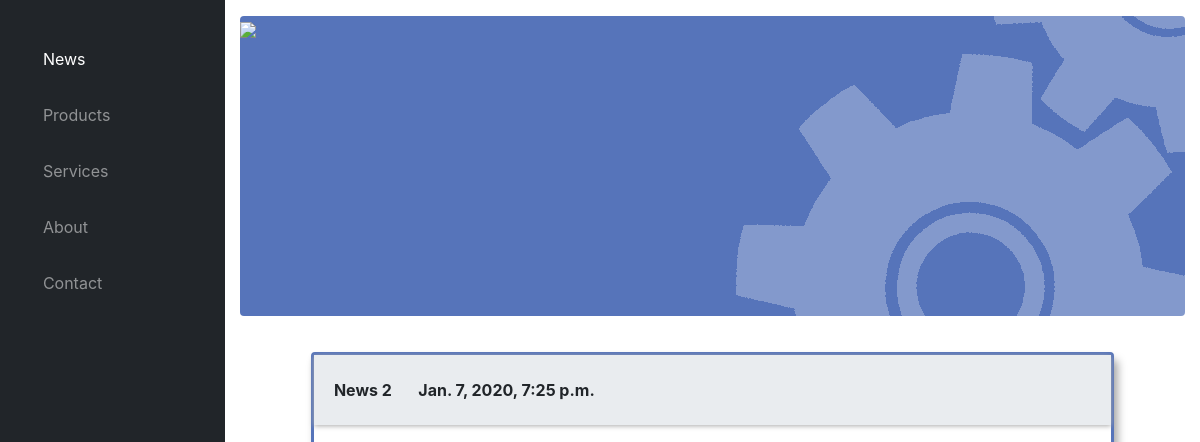
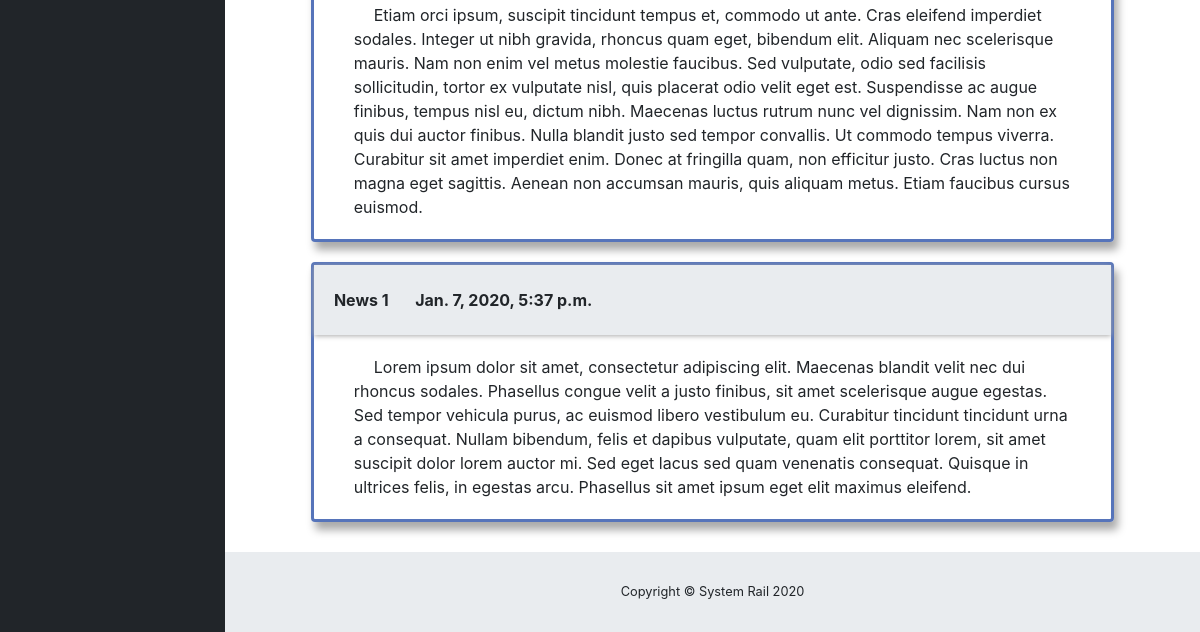
Page /systemrail/ on the earlier database version (2 pictures, top to bottom).
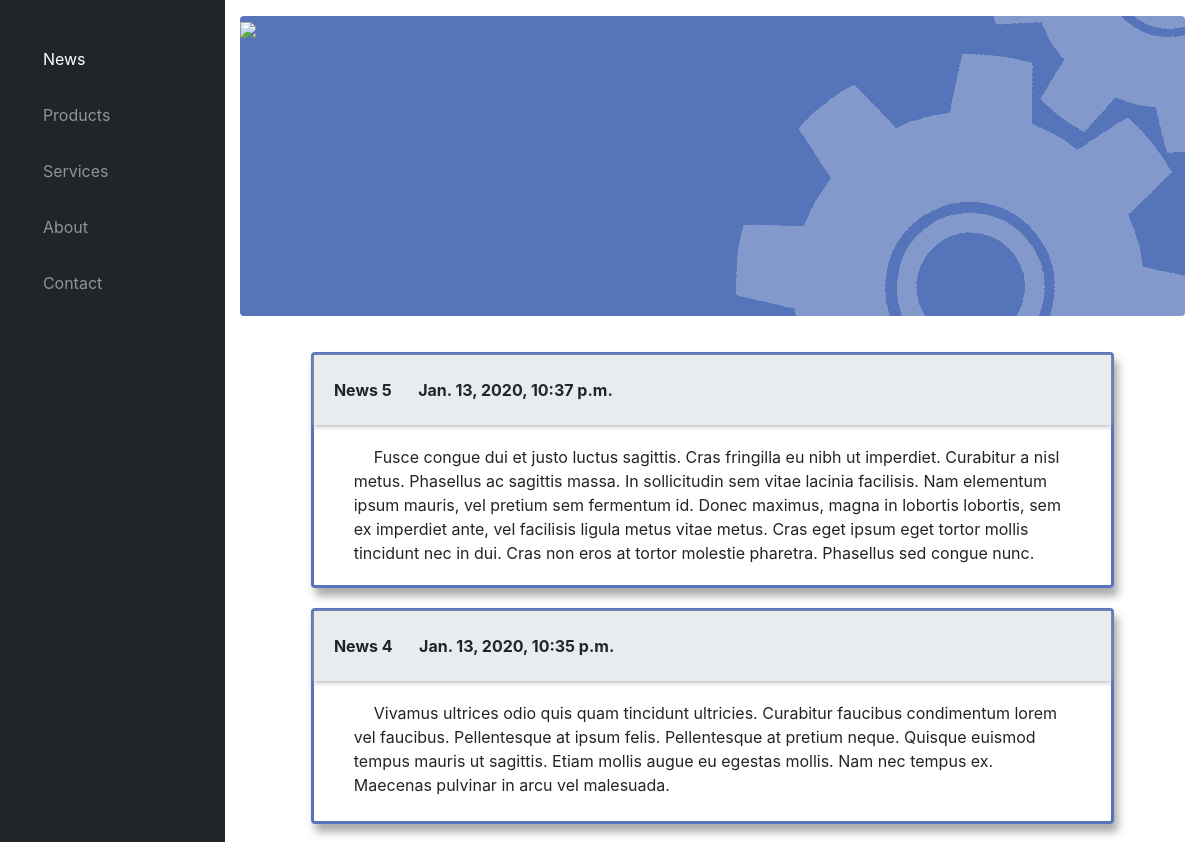
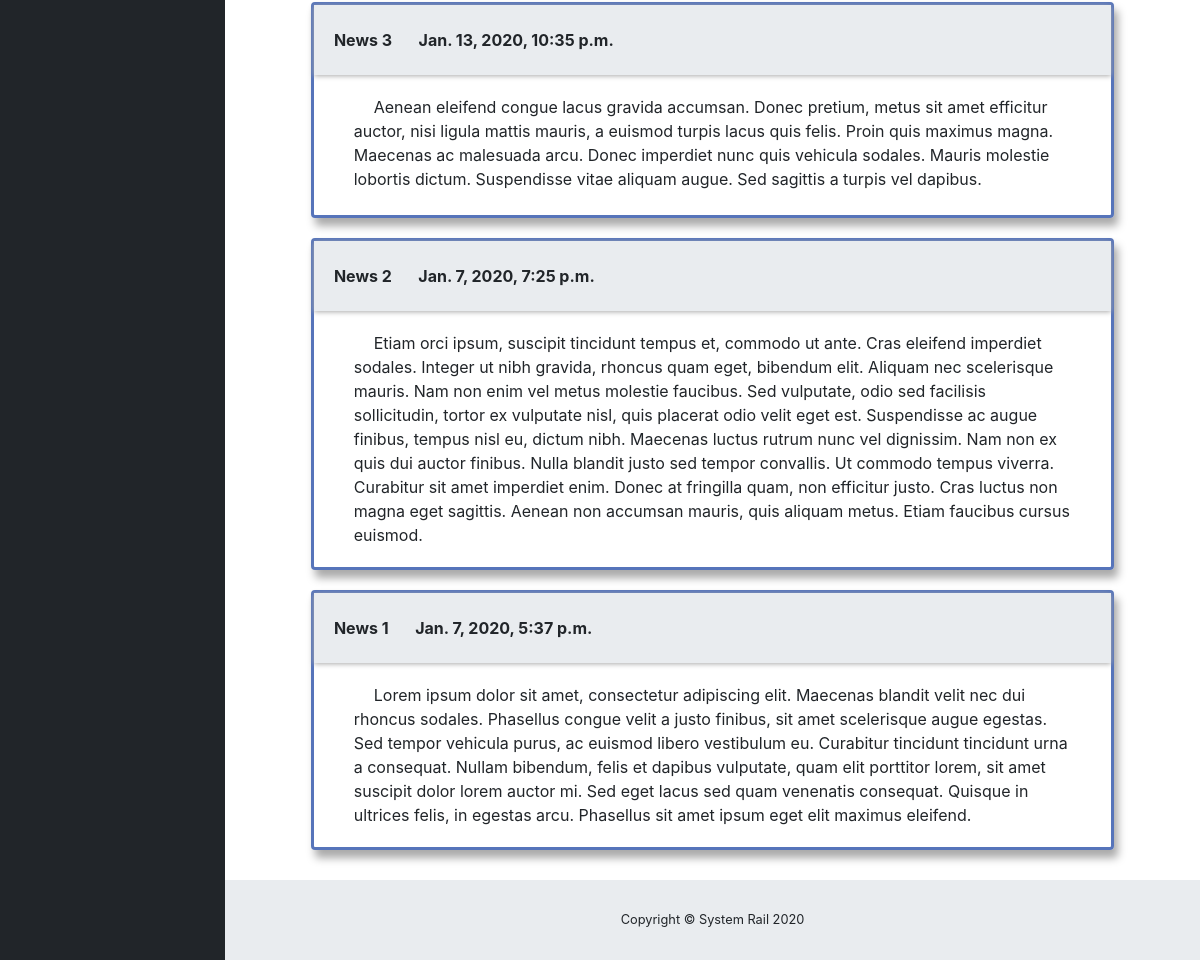
Same page on the later database version (2 pictures, top to bottom).
### ProjectBase/models.py (models this page shows, shortened)
class New(models.Model):
    news_title = models.CharField(max_length=200, verbose_name="Title")
    details = models.CharField(max_length=1000, verbose_name="News details", default='0000000')
    created_on = models.DateTimeField(auto_now_add=True, blank = True, null = True)

### ProjectBase/views.py (the view)
# urls.py: path('', views.Index.as_view(), name='news'),
class Index(View):
    template = 'news.html'
    def get(self, request):
        news = New.objects.all().order_by('-created_on')
        return render(request, 'news.html',{'News':news})

### ProjectBase/templates/news.html (shortened to what this page needs)
{% extends "base.html" %}
{% block links %}
  <link href="/static/css/sb-admin.css" rel="stylesheet">
  <link href="/static/fontello/css/fontello.css" rel="stylesheet">
{% endblock %}
{% block body %}
<body id="page-top">
  <div id="wrapper">
    <ul class="sidebar navbar-nav">
      <button class="btn btn-link btn-sm text-white order-1 order-sm-0" id="sidebarToggle" href="#">
        <i class="fas fa-bars"></i>
      </button>
      <li class="nav-item active">
        <a class="nav-link" href="/systemrail/news">
          <i class=" icon-star"></i>
          <span>News</span></a>
      </li>
      <li class="nav-item">
        <a class="nav-link" href="/systemrail/products">
          <i class="icon-cubes"></i>
          <span>Products</span></a>
      </li>
      <li class="nav-item">
        <a class="nav-link" href="/systemrail/services">
          <i class="icon-handshake-o"></i>
          <span>Services</span></a>
      </li>
      <li class="nav-item">
        <a class="nav-link" href="/systemrail/about">
          <i class="icon-address-book"></i>
          <span>About</span>
        </a>
      </li>
      <li class="nav-item">
        <a class="nav-link" href="/systemrail/contact">
          <i class="icon-envelope-open"></i>
          <span>Contact</span></a>
      </li>
    </ul>
    <div id="content-wrapper">
      <div class="container-fluid">
        <div>
          <div class="logodiv" style="float: left; border-radius: 0.25rem 0rem 0rem 0.25rem; text-align: left; z-index: 1;">
            <img src="/media/gallery/logo1.png" height="100%" />
          </div>
          <div class="logodiv" style="float: left; border-radius: 0rem 0.25rem 0.25rem 0rem; text-align: right; z-index: -1;">
            <img src="/media/gallery/logo2.png" height="100%" />
          </div>
        </div>
            <div class="news-cont">
                {% for new in News %}
                <div class="news-single-cont">
                    <div class="news-title">
                        <b>{{new.news_title}} &nbsp &nbsp &nbsp
                        {{new.created_on}}</b>
                    </div>
                    <div class="news-body">
                        <div class="news-body-text">
                            {{new.details}}
                        </div>
                    </div>
                </div>
                {% endfor %}
            </div>
      </div>
      <footer class="sticky-footer">
        <div class="container my-auto">
          <div class="copyright text-center my-auto">
            <span>Copyright © System Rail 2020</span>
          </div>
        </div>
      </footer>
    </div>
  </div>
</body>
{% endblock %}

### ProjectBase/templates/base.html (shortened to what this page needs)
<!DOCTYPE html>
<html lang="en">
<head>
  <link href="/static/vendor/fontawesome-free/css/all.min.css" rel="stylesheet" type="text/css">
  <link href="/static/vendor/datatables/dataTables.bootstrap4.css" rel="stylesheet">
  {% block links %}
  {% endblock %}
</head>
{% block body %}
{% endblock %}
</html>

Differences in the rows shown:
added New: news_title "News 5", created_on "Jan. 13, 2020, 10:37 p.m.", details "Fusce congue dui et justo luctus sagittis. Cras fringilla eu nibh ut imperdiet. Curabitur a nisl metus. Phasellus ac sagittis massa. In sollicitudin sem vitae lacinia facilisis. Nam elementum ipsum mauris, vel pretium sem fermentum id. Donec maximus, magna in lobortis lobortis, sem ex imperdiet ante, vel facilisis ligula metus vitae metus. Cras eget ipsum eget tortor mollis tincidunt nec in dui. Cras non eros at tortor molestie pharetra. Phasellus sed congue nunc."
added New: news_title "News 4", created_on "Jan. 13, 2020, 10:35 p.m.", details "Vivamus ultrices odio quis quam tincidunt ultricies. Curabitur faucibus condimentum lorem vel faucibus. Pellentesque at ipsum felis. Pellentesque at pretium neque. Quisque euismod tempus mauris ut sagittis. Etiam mollis augue eu egestas mollis. Nam nec tempus ex. Maecenas pulvinar in arcu vel malesuada."
added New: news_title "News 3", created_on "Jan. 13, 2020, 10:35 p.m.", details "Aenean eleifend congue lacus gravida accumsan. Donec pretium, metus sit amet efficitur auctor, nisi ligula mattis mauris, a euismod turpis lacus quis felis. Proin quis maximus magna. Maecenas ac malesuada arcu. Donec imperdiet nunc quis vehicula sodales. Mauris molestie lobortis dictum. Suspendisse vitae aliquam augue. Sed sagittis a turpis vel dapibus."
